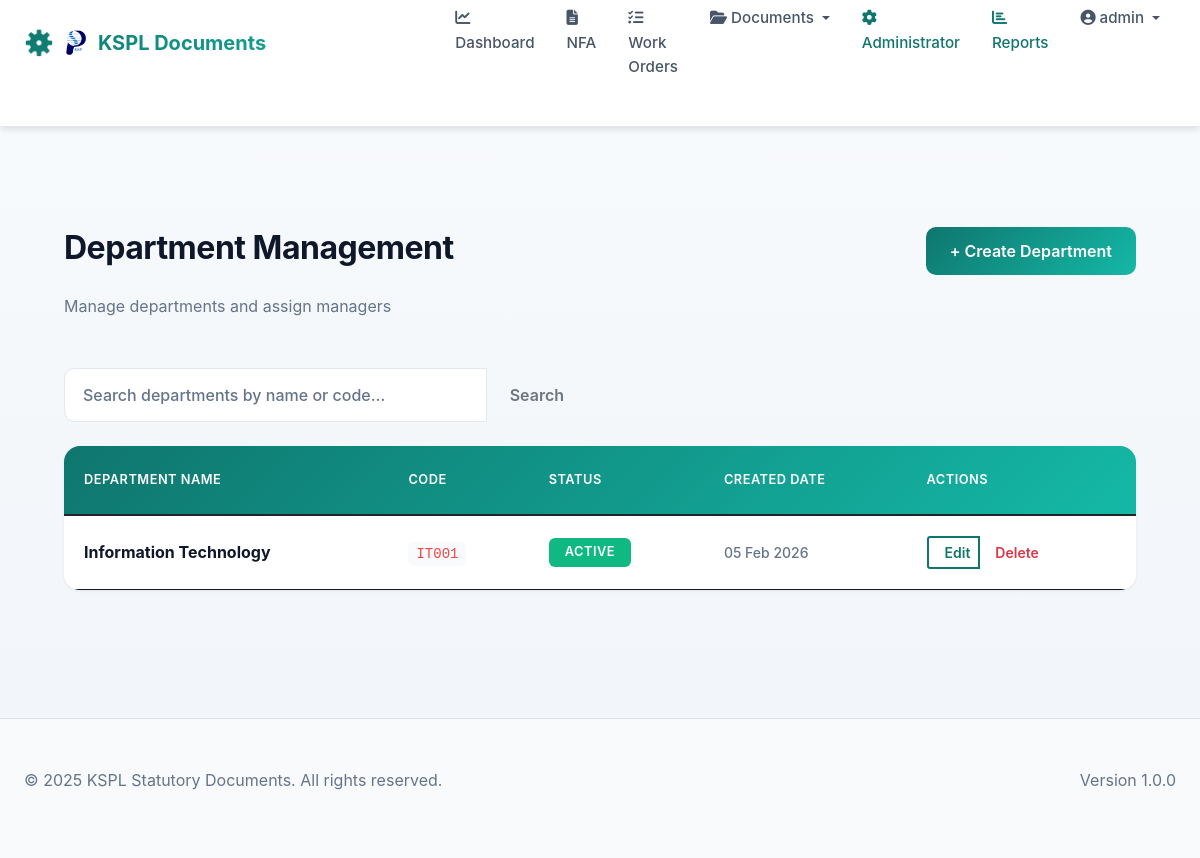
/admin/departments (signed in), run on the app's committed database.
### models/__init__.py (models this page shows, shortened)
class User(UserMixin, db.Model):
    __tablename__ = 'users'
    id = db.Column(db.Integer, primary_key=True)
    username = db.Column(db.String(120), unique=True, nullable=False)
    email = db.Column(db.String(120), unique=True, nullable=False)
    password_hash = db.Column(db.String(255), nullable=False)
    first_name = db.Column(db.String(120))
    last_name = db.Column(db.String(120))
    department_id = db.Column(db.Integer, db.ForeignKey('departments.id'))
    is_active = db.Column(db.Boolean, default=True)
    created_at = db.Column(db.DateTime, default=datetime.utcnow)
    roles = db.relationship('Role', secondary='user_roles', backref=db.backref('users', lazy='dynamic'))
    department = db.relationship('Department', backref='users')
    def has_role(self, role_name):
        return any(role.name == role_name for role in self.roles)

class Department(db.Model):
    __tablename__ = 'departments'
    id = db.Column(db.Integer, primary_key=True)
    name = db.Column(db.String(255), unique=True, nullable=False)
    code = db.Column(db.String(50), unique=True, nullable=False)
    description = db.Column(db.Text)
    status = db.Column(db.String(50), default='Active')
    created_at = db.Column(db.DateTime, default=datetime.utcnow)
    updated_at = db.Column(db.DateTime, default=datetime.utcnow, onupdate=datetime.utcnow)

### routes/admin.py (the view)
@admin_bp.route('/departments', methods=['GET'])
@login_required
@require_role('admin')
def department_list():
    page = request.args.get('page', 1, type=int)
    search = request.args.get('search', '', type=str)
    query = Department.query
    if search:
        query = query.filter(
            (Department.name.ilike(f'%{search}%')) |
            (Department.code.ilike(f'%{search}%'))
        )
    departments = query.order_by(Department.created_at.desc()).paginate(page=page, per_page=10)
    return render_template('admin/department_list.html', departments=departments, search=search)

### utils/__init__.py (called while the page is built)
def require_role(role_name):
    def decorator(f):
        @wraps(f)
        def decorated_function(*args, **kwargs):
            if not current_user.is_authenticated:
                abort(401)
            user_role_names = [role.name for role in current_user.roles]
            if role_name not in user_role_names:
                abort(403)
            return f(*args, **kwargs)
        return decorated_function
    return decorator

### templates/admin/department_list.html (shortened to what this page needs)
{% extends "index.html" %}
{% block content %}
<div class="container-fluid mt-4">
    <div class="row mb-4">
        <div class="col-md-8">
            <h2>Department Management</h2>
            <p class="text-muted">Manage departments and assign managers</p>
        </div>
        <div class="col-md-4 text-end">
            <a href="{{ url_for('admin.department_create') }}" class="btn btn-primary">+ Create Department</a>
        </div>
    </div>
    <div class="row mb-3">
        <div class="col-md-6">
            <form method="GET" class="input-group">
                <input type="text" name="search" class="form-control" placeholder="Search departments by name or code..." value="{{ search }}">
                <button class="btn btn-outline-secondary" type="submit">Search</button>
            </form>
        </div>
    </div>
    <div class="card border-0 shadow-sm">
        <div class="table-responsive">
            <table class="table table-hover mb-0">
                <thead>
                    <tr>
                        <th>Department Name</th>
                        <th>Code</th>
                        <th>Status</th>
                        <th>Created Date</th>
                        <th>Actions</th>
                    </tr>
                </thead>
                <tbody>
                    {% if departments.items %}
                        {% for department in departments.items %}
                        <tr>
                            <td>
                                <strong>{{ department.name }}</strong>
                            </td>
                            <td><code>{{ department.code }}</code></td>
                            <td>
                                {% if department.status == 'Active' %}
                                    <span class="badge bg-success">Active</span>
                                {% else %}
                                    <span class="badge bg-danger">Inactive</span>
                                {% endif %}
                            </td>
                            <td>
                                <small class="text-muted">{{ department.created_at.strftime('%d %b %Y') }}</small>
                            </td>
                            <td>
                                <div class="btn-group btn-group-sm" role="group">
                                    <a href="{{ url_for('admin.department_edit', department_id=department.id) }}" class="btn btn-outline-primary" title="Edit">
                                         Edit
                                    </a>
                                    <button type="button" class="btn btn-outline-danger" data-bs-toggle="modal" data-bs-target="#deleteModal{{ department.id }}" title="Delete">
                                         Delete
                                    </button>
                                </div>
                            </td>
                        </tr>
                        {% endfor %}
                    {% endif %}
                </tbody>
            </table>
        </div>
    </div>
</div>
{% endblock %}

### templates/index.html (shortened to what this page needs)
<!DOCTYPE html>
<html lang="en">
<head>
    <link href="https://cdn.jsdelivr.net/npm/bootstrap@5.1.3/dist/css/bootstrap.min.css" rel="stylesheet">
    <link rel="stylesheet" href="https://cdnjs.cloudflare.com/ajax/libs/font-awesome/6.4.0/css/all.min.css">
    <link rel="stylesheet" href="https://cdnjs.cloudflare.com/ajax/libs/tempusdominus-bootstrap-4/5.39.0/css/tempusdominus-bootstrap-4.min.css" />
    <link rel="stylesheet" href="{{ url_for('static', filename='main.css') }}">
</head>
<body>
    <nav class="navbar navbar-expand-lg navbar-light" style="padding: initial;">
        <div class="container-fluid px-4">
            <a class="navbar-brand d-flex align-items-center" href="{% if current_user.is_authenticated %}{% if current_user.has_role('admin') %}{{ url_for('admin.admin_dashboard') }}{% else %}{{ url_for('main.dashboard') }}{% endif %}{% else %}{{ url_for('auth.login') }}{% endif %}" style="gap: 12px;">
                <img style="max-width: 5%; height: auto;" src="{{ url_for('static', filename='images/ksp-logo.png') }}" alt="KSP Logo" height="40" class="img-fluid">
                <span>KSPL Documents</span>
            </a>
            <div class="collapse navbar-collapse" id="navbarNav">
                <ul class="navbar-nav ms-auto">
                    {% if current_user.is_authenticated %}
                        <li class="nav-item">
                            <a class="nav-link" href="{{ url_for('main.dashboard') }}">
                                <i class="fas fa-chart-line me-1"></i>Dashboard
                            </a>
                        </li>
                        <li class="nav-item">
                            <a class="nav-link" href="{{ url_for('main.nfa_list') }}">
                                <i class="fas fa-file-alt me-1"></i>NFA
                            </a>
                        </li>
                        <li class="nav-item">
                            <a class="nav-link" href="{{ url_for('main.work_order_list') }}">
                                <i class="fas fa-tasks me-1"></i>Work Orders
                            </a>
                        </li>
                        <li class="nav-item dropdown">
                            <a class="nav-link dropdown-toggle" href="#" id="documentsDropdown" role="button" data-bs-toggle="dropdown" aria-expanded="false">
                                <i class="fas fa-folder-open me-1"></i>Documents
                            </a>
                        </li>
                        <li class="nav-item">
                            <a class="nav-link text-primary" href="{{ url_for('admin.admin_dashboard') }}">
                                <i class="fas fa-cog me-1"></i>Administrator
                            </a>
                        </li>
                        <li class="nav-item">
                            <a class="nav-link text-primary" href="{{ url_for('admin.reports') }}">
                                <i class="fas fa-chart-bar me-1"></i>Reports
                            </a>
                        </li>
                        <li class="nav-item dropdown">
                            <a class="nav-link dropdown-toggle" href="#" id="userDropdown" role="button" data-bs-toggle="dropdown" aria-expanded="false">
                                <i class="fas fa-user-circle me-1"></i>{{ current_user.username }}
                            </a>
                        </li>
                    {% else %}
                        <li class="nav-item">
                            <a class="nav-link" href="{{ url_for('auth.login') }}">
                                <i class="fas fa-sign-in-alt me-1"></i>Login
                            </a>
                        </li>
                    {% endif %}
                </ul>
            </div>
        </div>
    </nav>
    <div class="container-fluid">
        {% block content %}{% endblock %}
    </div>
    <footer class="bg-light border-top mt-5 py-4">
        <div class="container-fluid px-4">
            <div class="row">
                <div class="col-md-6">
                    <p class="text-muted mb-0">© 2025 KSPL Statutory Documents. All rights reserved.</p>
                </div>
                <div class="col-md-6 text-md-end">
                    <p class="text-muted mb-0">Version 1.0.0</p>
                </div>
            </div>
        </div>
    </footer>
</body>
</html>

### data on the page
User: username "admin"
Department: name "Information Technology", code "IT001", status "ACTIVE", created_at "05 Feb 2026"
